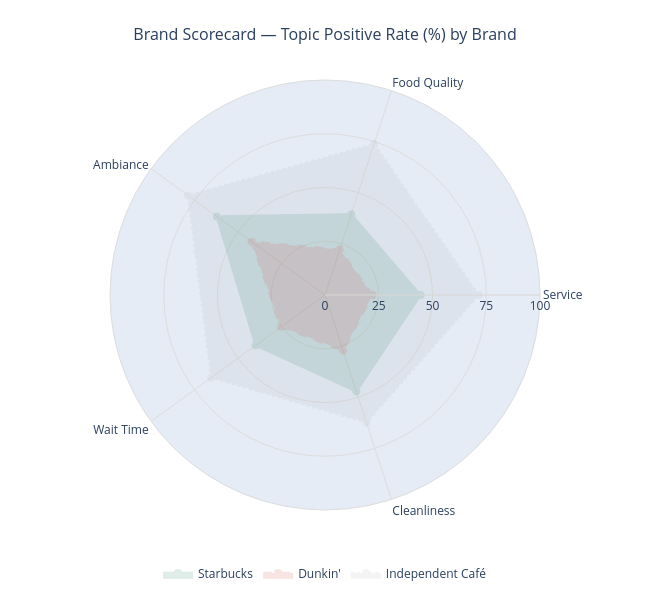

Notebook cell for this chart:
### Code cell
# close the polygon for each trace
theta = topic_dims + [topic_dims[0]]

brand_styles = {
    "Starbucks":        {"color": "#00704A", "dash": "solid"},
    "Dunkin'":          {"color": "#d62728", "dash": "dash"},
    "Independent Café": {"color": "#aaaaaa", "dash": "dot"},
}

fig = go.Figure()
for brand, style in brand_styles.items():
    vals = [scores[brand][d] for d in topic_dims] + [scores[brand][topic_dims[0]]]
    fig.add_trace(go.Scatterpolar(
        r=vals,
        theta=theta,
        name=brand,
        mode="lines+markers",
        line=dict(color=style["color"], dash=style["dash"], width=2.5),
        marker=dict(color=style["color"], size=8),
        fill="toself",
        fillcolor=style["color"],
        opacity=0.12,
    ))

fig.update_layout(
    polar=dict(
        radialaxis=dict(
            visible=True,
            range=[0, 100],
            tickvals=[0, 25, 50, 75, 100],
            ticksuffix="%",
            gridcolor="#dddddd",
            linecolor="#dddddd",
        ),
        angularaxis=dict(
            gridcolor="#dddddd",
            linecolor="#dddddd",
        ),
    ),
    title=dict(
        text="Brand Scorecard — Topic Positive Rate (%) by Brand",
        font=dict(size=16),
        x=0.5,
    ),
    legend=dict(orientation="h", yanchor="bottom", y=-0.18, xanchor="center", x=0.5),
    paper_bgcolor="white",
    width=650, height=600,
    margin=dict(t=80, b=90, l=60, r=60),
)
fig.write_html(str(FIGURES_DIR / "09_scorecard_rose.html"))
fig.show()

### Figure 1 — Plotly figure (JSON) as saved in the notebook; plotly's stock layout.template omitted (floating-point values rounded to 4 significant figures)
{"data": [{"fill": "toself", "fillcolor": "#00704A", "line": {"color": "#00704A", "dash": "solid", "width": 2.5}, "marker": {"color": "#00704A", "size": 8}, "mode": "lines+markers", "name": "Starbucks", "opacity": 0.12, "r": [44.4, 39.5, 62.2, 39.9, 47.2, 44.4], "theta": ["Service", "Food Quality", "Ambiance", "Wait Time", "Cleanliness", "Service"], "type": "scatterpolar"}, {"fill": "toself", "fillcolor": "#d62728", "line": {"color": "#d62728", "dash": "dash", "width": 2.5}, "marker": {"color": "#d62728", "size": 8}, "mode": "lines+markers", "name": "Dunkin'", "opacity": 0.12, "r": [22.1, 22.2, 42.2, 25.2, 27.2, 22.1], "theta": ["Service", "Food Quality", "Ambiance", "Wait Time", "Cleanliness", "Service"], "type": "scatterpolar"}, {"fill": "toself", "fillcolor": "#aaaaaa", "line": {"color": "#aaaaaa", "dash": "dot", "width": 2.5}, "marker": {"color": "#aaaaaa", "size": 8}, "mode": "lines+markers", "name": "Independent Café", "opacity": 0.12, "r": [71.5, 73.9, 78.8, 65.4, 62.4, 71.5], "theta": ["Service", "Food Quality", "Ambiance", "Wait Time", "Cleanliness", "Service"], "type": "scatterpolar"}], "layout": {"height": 600, "legend": {"orientation": "h", "x": 0.5, "xanchor": "center", "y": -0.18, "yanchor": "bottom"}, "margin": {"b": 90, "l": 60, "r": 60, "t": 80}, "paper_bgcolor": "white", "polar": {"angularaxis": {"gridcolor": "#dddddd", "linecolor": "#dddddd"}, "radialaxis": {"gridcolor": "#dddddd", "linecolor": "#dddddd", "range": [0, 100], "ticksuffix": "%", "tickvals": [0, 25, 50, 75, 100], "visible": true}}, "title": {"font": {"size": 16}, "text": "Brand Scorecard — Topic Positive Rate (%) by Brand", "x": 0.5}, "width": 650}}
